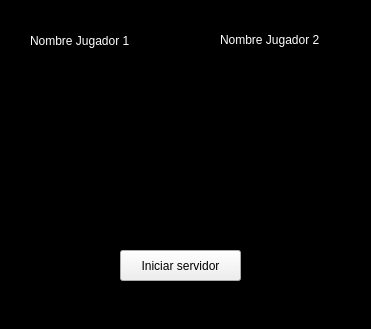
<?xml version="1.0" encoding="UTF-8"?>
<ui version="4.0">
 <class>Servidor</class>
 <widget class="QWidget" name="Servidor">
  <property name="geometry">
   <rect>
    <x>0</x>
    <y>0</y>
    <width>371</width>
    <height>329</height>
   </rect>
  </property>
  <property name="windowTitle">
   <string>Servidor</string>
  </property>
  <property name="styleSheet">
   <string notr="true">#Servidor{
 background: black;
}
.QLabel{
color:white;
}
</string>
  </property>
  <widget class="QPushButton" name="iniciar">
   <property name="geometry">
    <rect>
     <x>120</x>
     <y>250</y>
     <width>121</width>
     <height>31</height>
    </rect>
   </property>
   <property name="text">
    <string>Iniciar servidor</string>
   </property>
  </widget>
  <widget class="QLabel" name="label">
   <property name="geometry">
    <rect>
     <x>30</x>
     <y>30</y>
     <width>141</width>
     <height>21</height>
    </rect>
   </property>
   <property name="text">
    <string>Nombre Jugador 1</string>
   </property>
  </widget>
  <widget class="QLabel" name="label_2">
   <property name="geometry">
    <rect>
     <x>220</x>
     <y>30</y>
     <width>131</width>
     <height>20</height>
    </rect>
   </property>
   <property name="text">
    <string>Nombre Jugador 2</string>
   </property>
  </widget>
  <widget class="QLabel" name="name1">
   <property name="geometry">
    <rect>
     <x>50</x>
     <y>60</y>
     <width>63</width>
     <height>20</height>
    </rect>
   </property>
   <property name="text">
    <string/>
   </property>
  </widget>
  <widget class="QLabel" name="name2">
   <property name="geometry">
    <rect>
     <x>250</x>
     <y>60</y>
     <width>63</width>
     <height>20</height>
    </rect>
   </property>
   <property name="text">
    <string/>
   </property>
  </widget>
 </widget>
 <resources/>
 <connections/>
</ui>
